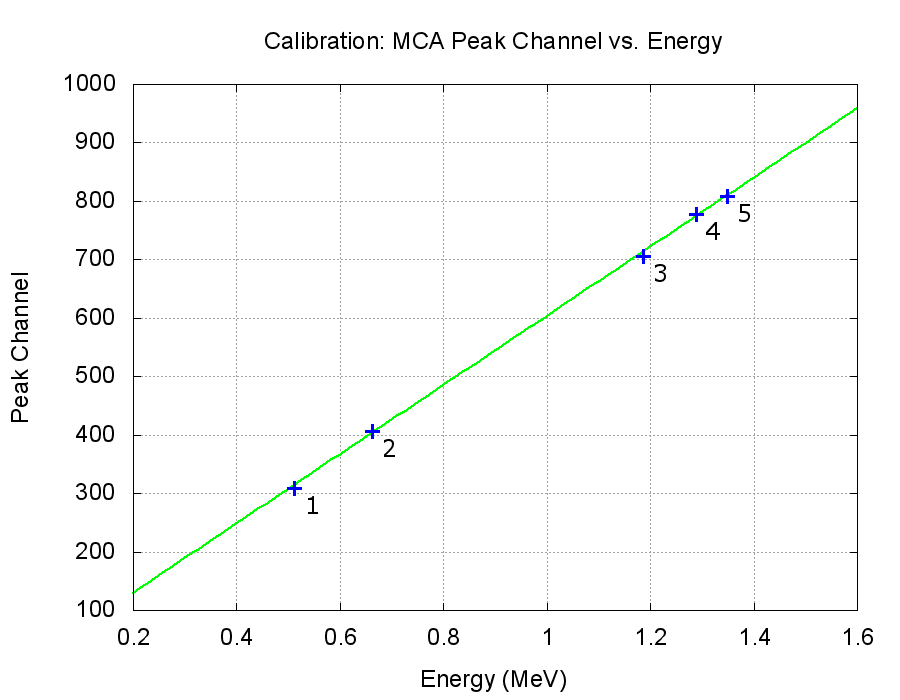

Write the gnuplot code that produced this figure.
# Gnuplot script file for plotting data
# 

set terminal png nocrop enhanced size 900,700 font 'arial,18'

set out 'calib2.png'

set multiplot
set size 1,1
#set tics font ", 30"
set origin 0,0 #origin of plot
set title "Calibration: MCA Peak Channel vs. Energy"
set ylabel "Peak Channel"
set xlabel "Energy (MeV)"
set xr [.2:1.6]
#set yr [0:600]
#set yr [-500000:8000000]
set autoscale y
#set autoscale x
#set logscale x
#set logscale y
set key top right
set bar small
set grid
f(x) = m*x+b
#g(x) = q*x+c
#h(x) = j*x+d
#f(x) = a*x**2 + b*x + c          # define a quadratic function
#fit f(x) 'zat.dat' via a,b,c    # compute the coefficients a,b,c

fit f(x) "calib2.dat" using 1:2:3 via m,b
#fit g(x) "ams.dat" using 6:7 via q,c
#fit h(x) "ams.dat" using 1:5 via j,d

#f1(x)=a1*x+b1
#fit [260:450] f1(x) "sol.dat" u 1:2 via a1, b1
#f2(x)=a2*x+b2
#fit [950:1100] f2(x) "sol.dat" u 1:2 via a2, b2


plot f(x) lw 2 lc rgb "green" t '',\
	"calib2.dat" using 1:2:3 title '' lc rgb "blue" ps 2 lw 3 pt 1 with yerrorbars,\
	'calib2.dat' u 1:2:4 with labels font "10" offset 1.3,-.8,0 tc rgb "black" t ''

#=============mini plot=============      
set grid
unset multiplot
